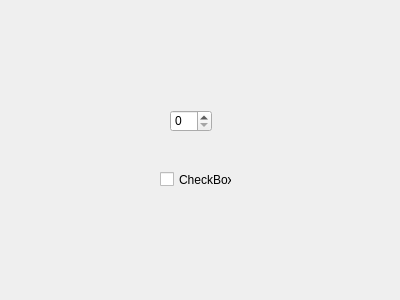
<?xml version="1.0" encoding="UTF-8"?>
<ui version="4.0">
 <class>ScheduleWindow</class>
 <widget class="QDialog" name="ScheduleWindow">
  <property name="geometry">
   <rect>
    <x>0</x>
    <y>0</y>
    <width>400</width>
    <height>300</height>
   </rect>
  </property>
  <property name="windowTitle">
   <string>Dialog</string>
  </property>
  <widget class="QSpinBox" name="difficultySpinBox">
   <property name="geometry">
    <rect>
     <x>170</x>
     <y>110</y>
     <width>42</width>
     <height>22</height>
    </rect>
   </property>
  </widget>
  <widget class="QCheckBox" name="buttonBox">
   <property name="geometry">
    <rect>
     <x>160</x>
     <y>170</y>
     <width>72</width>
     <height>19</height>
    </rect>
   </property>
   <property name="text">
    <string>CheckBox</string>
   </property>
  </widget>
 </widget>
 <resources/>
 <connections/>
</ui>
